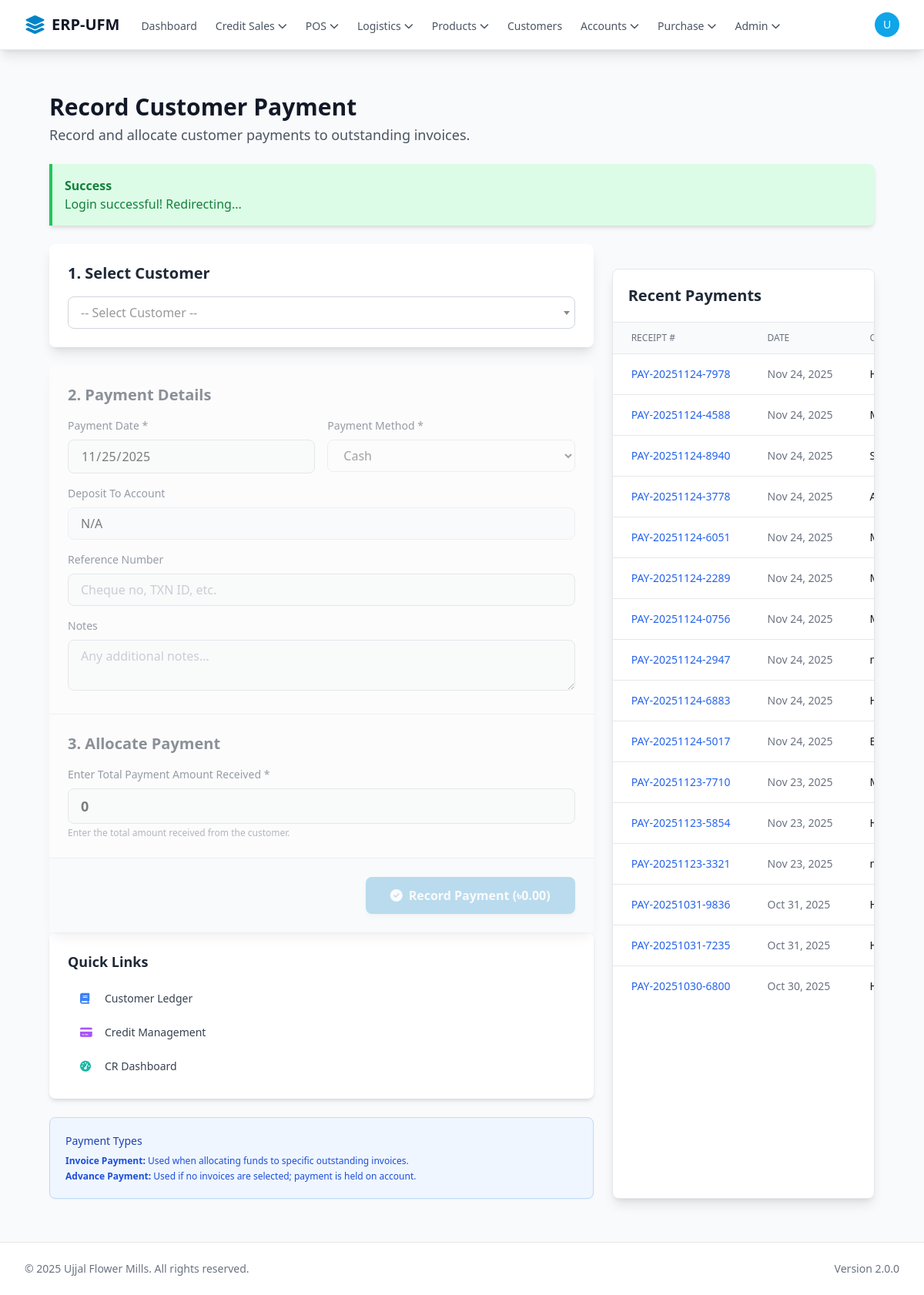
/cr/customer_payment.php (signed in), run on the app's committed database.
### tables this page shows
CREATE TABLE `customer_payments` (
  `id` bigint(20) UNSIGNED NOT NULL,
  `payment_number` varchar(50) NOT NULL,
  `receipt_number` varchar(50) DEFAULT NULL,
  `customer_id` bigint(20) UNSIGNED NOT NULL,
  `payment_date` date NOT NULL,
  `amount` decimal(12,2) NOT NULL,
  `payment_method` enum('Cash','Bank Transfer','Cheque','Mobile Banking','Card') NOT NULL,
  `payment_type` enum('advance','invoice_payment','partial_payment') NOT NULL DEFAULT 'invoice_payment',
  `bank_account_id` bigint(20) UNSIGNED DEFAULT NULL,
  `cash_account_id` bigint(20) UNSIGNED DEFAULT NULL,
  `cheque_number` varchar(50) DEFAULT NULL,
  `cheque_date` date DEFAULT NULL,
  `bank_transaction_type` enum('RTGS','BEFTN','NPSB','Online','Deposit') DEFAULT NULL,
  `allocation_status` enum('allocated','unallocated','partial') DEFAULT 'unallocated',
  `allocated_amount` decimal(12,2) DEFAULT 0.00,
  `reference_number` varchar(100) DEFAULT NULL,
  `notes` text DEFAULT NULL,
  `allocated_to_invoices` text DEFAULT NULL COMMENT 'JSON array',
  `created_by_user_id` bigint(20) UNSIGNED NOT NULL,
  `collected_by_employee_id` bigint(20) UNSIGNED DEFAULT NULL,
  `branch_id` bigint(20) UNSIGNED DEFAULT NULL,
  `journal_entry_id` bigint(20) UNSIGNED DEFAULT NULL,
  `created_at` timestamp NOT NULL DEFAULT current_timestamp(),
  `updated_at` timestamp NOT NULL DEFAULT current_timestamp() ON UPDATE current_timestamp()
);

### core/init.php (called while the page is built, shortened)
<?php
spl_autoload_register(function ($class) {
    $class_file = __DIR__ . '/classes/' . $class . '.php';
});
$db = Database::getInstance();

### core/classes/Database.php (called while the page is built, shortened)
<?php
class Database
{
    private static $_instance = null;
    private $_pdo,
            $_query,
            $_error = false,
            $_results,
            $_count = 0;
    private function __construct()
    {
        try {
            $options = [
                PDO::ATTR_PERSISTENT => true,
                PDO::ATTR_ERRMODE => PDO::ERRMODE_EXCEPTION,
                PDO::ATTR_DEFAULT_FETCH_MODE => PDO::FETCH_OBJ,
                PDO::MYSQL_ATTR_INIT_COMMAND => "SET NAMES utf8mb4 COLLATE utf8mb4_unicode_ci"
            ];
            $this->_pdo = new PDO('mysql:host=' . DB_HOST . ';dbname=' . DB_NAME . ';charset=utf8mb4', DB_USER, DB_PASS, $options);
        } catch (PDOException $e) {
            error_log("Database Connection Error: " . $e->getMessage());
            die("Database connection failed. Please check logs or contact support.");
        }
    }
    public static function getInstance()
    {
        if (!isset(self::$_instance)) {
            self::$_instance = new Database();
        }
        return self::$_instance;
    }
    public function query($sql, $params = [])
    {
        $this->_results = [];
        try {
            $this->_query = $this->_pdo->prepare($sql);
            $success = $this->_query->execute($params);
            if ($success) {
                if (stripos(trim($sql), 'SELECT') === 0) {
                    $this->_results = $this->_query->fetchAll(PDO::FETCH_OBJ);
                } else {
                    $this->_count = $this->_query->rowCount();
                }
            }
        } catch (PDOException $e) {
            $this->_error = true;
            error_log("SQL Error [{$e->getCode()}]: {$e->getMessage()} in query: $sql | Params: " . print_r($params, true));
        }
        return $this;
    }
    public function results()
    {
        return $this->_results;
    }
    public function first()
    {
        return $this->_results[0] ?? null;
    }
}
?>

### cr/customer_payment.php (the view, shortened to what this page needs)
<?php
require_once '../core/init.php';
global $db;
$pageTitle = 'Record Customer Payment';
$cash_account = $db->query(
    "SELECT id FROM chart_of_accounts
     WHERE (account_type = 'Petty Cash' AND branch_id = 4) OR name = 'Undeposited Funds'
     LIMIT 1"
)->first();
$recent_payments = $db->query(
    "SELECT cp.*, c.name as customer_name
     FROM customer_payments cp
     JOIN customers c ON cp.customer_id = c.id
     ORDER BY cp.created_at DESC
     LIMIT 20"
)->results();
require_once '../templates/header.php';
?>
<link href="https://cdn.jsdelivr.net/npm/select2@4.1.0-rc.0/dist/css/select2.min.css" rel="stylesheet" />
<div class="max-w-screen-2xl mx-auto px-4 sm:px-6 lg:px-8 py-6">
<div class="mb-6">
    <h1 class="text-3xl font-bold text-gray-900"><?php echo $pageTitle; ?></h1>
    <p class="text-lg text-gray-600 mt-1">Record and allocate customer payments to outstanding invoices.</p>
</div>
<?php if (isset($_SESSION['success_flash'])): ?>
    <div class="bg-green-100 border-l-4 border-green-500 text-green-700 p-4 mb-6 rounded-r-lg shadow-md">
        <p class="font-bold">Success</p>
        <p><?php echo htmlspecialchars($_SESSION['success_flash']); ?></p>
    </div>
<?php endif; ?>
<div x-data="paymentForm()" @customer-selected.window="selectCustomer($event.detail)" class="grid grid-cols-1 lg:grid-cols-3 gap-6">
    <div class="lg:col-span-2">
        <form method="POST" id="payment_main_form" x-ref="payment_form" @submit.prevent="validateAndSubmit">
        <div class="bg-white rounded-lg shadow-lg p-6 mb-6">
            <h2 class="text-xl font-bold text-gray-800 mb-4">1. Select Customer</h2>
            <div x-ignore>
            </div>
        </div>
        <div class="bg-white rounded-lg shadow-lg" :class="{ 'opacity-50 pointer-events-none': !customer.id }">
            <fieldset :disabled="!customer.id">
                <div class="p-6">
                    <h2 class="text-xl font-bold text-gray-800 mb-4">2. Payment Details</h2>
                    <div class="grid grid-cols-1 md:grid-cols-2 gap-4">
                        <div>
                            <label class="block text-sm font-medium text-gray-700 mb-2">Payment Date *</label>
                            <input type="date" name="payment_date" required class="w-full px-4 py-2 border border-gray-300 rounded-lg"
                                   value="<?php echo date('Y-m-d'); ?>">
                        </div>
                        <div>
                            <label class="block text-sm font-medium text-gray-700 mb-2">Payment Method *</label>
                            <select name="payment_method" required class="w-full px-4 py-2 border border-gray-300 rounded-lg bg-white" onchange="toggleBankAccount(this)">
                                <option value="Cash">Cash</option>
                            </select>
                        </div>
                    </div>
                    <div id="cashAccountDiv" style="display:block;" class="mt-4">
                        <label class="block text-sm font-medium text-gray-700 mb-2">Deposit To Account</label>
                        <p class="w-full px-4 py-2 border border-gray-200 bg-gray-50 rounded-lg"><?php echo htmlspecialchars($cash_account->name ?? 'N/A'); ?></p>
                    </div>
                    <div class="mt-4">
                        <label class="block text-sm font-medium text-gray-700 mb-2">Reference Number</label>
                        <input type="text" name="reference_number" class="w-full px-4 py-2 border border-gray-300 rounded-lg" placeholder="Cheque no, TXN ID, etc.">
                    </div>
                    <div class="mt-4">
                        <label class="block text-sm font-medium text-gray-700 mb-2">Notes</label>
                        <textarea name="notes" rows="2" class="w-full px-4 py-2 border border-gray-300 rounded-lg" placeholder="Any additional notes..."></textarea>
                    </div>
                </div>
                <div class="border-t border-gray-200 p-6">
                    <div class="flex justify-between items-center mb-4">
                        <h2 class="text-xl font-bold text-gray-800">3. Allocate Payment</h2>
                    </div>
                    <div>
                        <label class="block text-sm font-medium text-gray-700 mb-2">Enter Total Payment Amount Received *</label>
                        <input type="number" name="paymentAmount" step="0.01" required class="w-full px-4 py-2 border border-gray-300 rounded-lg text-lg font-bold"
                               placeholder="0.00" x-model.number="paymentAmount" @input="calculateTotal">
                        <p class="text-xs text-gray-500 mt-1">Enter the total amount received from the customer.</p>
                    </div>
                </div>
                <div class="p-6 bg-gray-50 border-t border-gray-200 flex justify-end">
                    <button type="submit"
                            class="px-8 py-3 bg-primary-600 text-white font-bold rounded-lg hover:bg-primary-700 shadow-md transition-colors"
                            :class="{ 'opacity-50 cursor-not-allowed': paymentAmount <= 0 || (totalAllocated > paymentAmount + 0.01) }"
                            :disabled="paymentAmount <= 0 || (totalAllocated > paymentAmount + 0.01)">
                        <i class="fas fa-check-circle mr-2"></i>Record Payment (৳<span x-text="paymentAmount.toFixed(2)"></span>)
                    </button>
                </div>
            </fieldset>
        </form>
    </div>
    <div class="space-y-6">
        <div class="bg-white rounded-lg shadow-md p-6">
            <h3 class="text-lg font-bold text-gray-800 mb-4">Quick Links</h3>
            <div class="space-y-2">
                <a href="customer_ledger.php" class="flex items-center px-4 py-2 text-sm text-gray-700 hover:bg-gray-100 rounded">
                    <i class="fas fa-book w-5 mr-3 text-blue-500"></i>Customer Ledger
                </a>
                <a href="customer_credit_management.php" class="flex items-center px-4 py-2 text-sm text-gray-700 hover:bg-gray-100 rounded">
                    <i class="fas fa-credit-card w-5 mr-3 text-purple-500"></i>Credit Management
                </a>
                <a href="cr/index.php" class="flex items-center px-4 py-2 text-sm text-gray-700 hover:bg-gray-100 rounded">
                    <i class="fas fa-tachometer-alt w-5 mr-3 text-teal-500"></i>CR Dashboard
                </a>
            </div>
        </div>
        <div class="bg-blue-50 border border-blue-200 rounded-lg p-5 shadow-sm">
            <h3 class="text-sm font-medium text-blue-800 mb-2">Payment Types</h3>
            <div class="text-xs text-blue-700 space-y-1">
                <p><strong>Invoice Payment:</strong> Used when allocating funds to specific outstanding invoices.</p>
                <p><strong>Advance Payment:</strong> Used if no invoices are selected; payment is held on account.</p>
            </div>
        </div>
    </div>
</div>
<div class="mt-8 bg-white rounded-lg shadow-lg overflow-hidden border border-gray-200">
    <div class="p-5 border-b border-gray-200">
        <h2 class="text-xl font-bold text-gray-800">Recent Payments</h2>
    </div>
    <div class="overflow-x-auto">
        <?php if (!empty($recent_payments)): ?>
        <table class="min-w-full divide-y divide-gray-200">
            <thead class="bg-gray-50">
                <tr>
                    <th class="px-6 py-3 text-left text-xs font-medium text-gray-500 uppercase">Receipt #</th>
                    <th class="px-6 py-3 text-left text-xs font-medium text-gray-500 uppercase">Date</th>
                    <th class="px-6 py-3 text-left text-xs font-medium text-gray-500 uppercase">Customer</th>
                </tr>
            </thead>
            <tbody class="bg-white divide-y divide-gray-200">
                <?php foreach ($recent_payments as $payment): ?>
                <tr class="hover:bg-gray-50">
                    <td class="px-6 py-4 whitespace-nowrap text-sm font-medium text-blue-600"><?php echo htmlspecialchars($payment->payment_number); ?></td>
                    <td class="px-6 py-4 whitespace-nowrap text-sm text-gray-500"><?php echo date('M j, Y', strtotime($payment->payment_date)); ?></td>
                    <td class="px-6 py-4 whitespace-nowrap text-sm text-gray-900"><?php echo htmlspecialchars($payment->customer_name); ?></td>
                </tr>
                <?php endforeach; ?>
            </tbody>
        </table>
        <?php else: ?>
        <div class="p-8 text-center text-gray-500"><p>No payment records found</p></div>
        <?php endif; ?>
    </div>
</div>
</div>
<?php require_once '../templates/footer.php'; ?>

### data on the page
customer_payments: payment_number "PAY-20251124-7978", payment_date "Nov 24, 2025"
customer_payments: payment_number "PAY-20251124-4588", payment_date "Nov 24, 2025"
customer_payments: payment_number "PAY-20251124-8940", payment_date "Nov 24, 2025"
customer_payments: payment_number "PAY-20251124-3778", payment_date "Nov 24, 2025"
customer_payments: payment_number "PAY-20251124-6051", payment_date "Nov 24, 2025"
customer_payments: payment_number "PAY-20251124-2289", payment_date "Nov 24, 2025"
customer_payments: payment_number "PAY-20251124-0756", payment_date "Nov 24, 2025"
customer_payments: payment_number "PAY-20251124-2947", payment_date "Nov 24, 2025"
customer_payments: payment_number "PAY-20251124-6883", payment_date "Nov 24, 2025"
customer_payments: payment_number "PAY-20251124-5017", payment_date "Nov 24, 2025"
customer_payments: payment_number "PAY-20251123-7710", payment_date "Nov 23, 2025"
customer_payments: payment_number "PAY-20251123-5854", payment_date "Nov 23, 2025"
customer_payments: payment_number "PAY-20251123-3321", payment_date "Nov 23, 2025"
customer_payments: payment_number "PAY-20251031-9836", payment_date "Oct 31, 2025"
customer_payments: payment_number "PAY-20251031-7235", payment_date "Oct 31, 2025"
customer_payments: payment_number "PAY-20251030-6800", payment_date "Oct 30, 2025"

### other printed values
APP_NAME "ERP-UFM"
substr($currentUser['display_name'] ?? 'U', 0, 1) "U"
$pageTitle "Record Customer Payment"
$_SESSION['success_flash'] "Login successful! Redirecting..."
$cash_account->name "N/A"
APP_VERSION "2.0.0"
